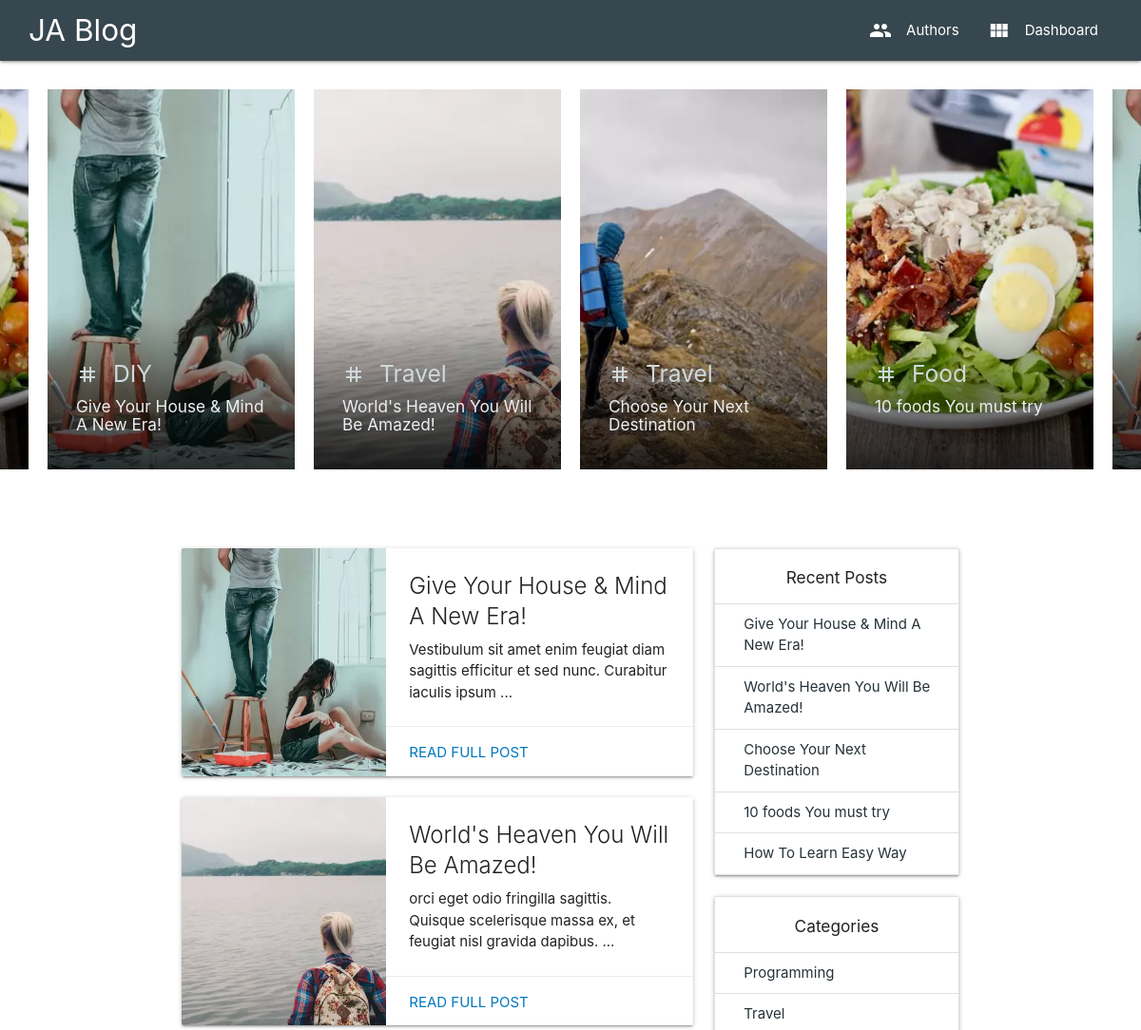
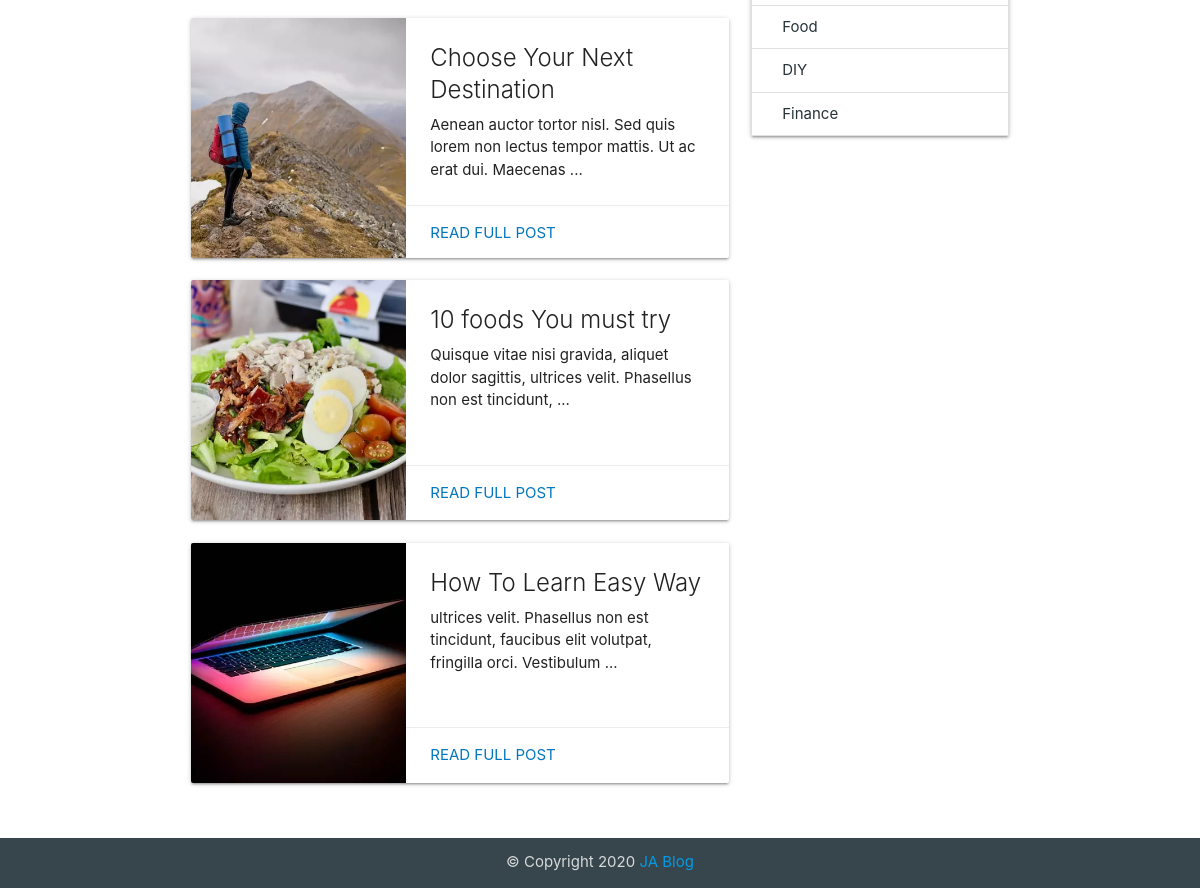
The page / on the database its author committed (2 pictures, top to bottom).
### tables this page shows
CREATE TABLE `posts` (
  `id` varchar(20) NOT NULL,
  `title` varchar(100) NOT NULL,
  `body` text NOT NULL,
  `excerpt` text NOT NULL,
  `thumbnail` varchar(150) NOT NULL,
  `featured` tinyint(4) NOT NULL DEFAULT 0,
  `published` tinyint(1) NOT NULL
);

CREATE TABLE `category` (
  `id` int(11) NOT NULL,
  `name` varchar(50) NOT NULL,
  `created_at` timestamp NOT NULL DEFAULT current_timestamp()
);

### lib/Database.php (called while the page is built, shortened)
<?php
class Database
{
	public $host   = DB_HOST;
	public $user   = DB_USER;
	public $pass   = DB_PASS;
	public $dbname = DB_NAME;
	public $link;
	private function connectDB()
	{
		$this->link = new mysqli($this->host, $this->user, $this->pass, $this->dbname);
	}
	public function select($query)
	{
		$result = $this->link->query($query) or die($this->link->error . __LINE__);
		if ($result->num_rows > 0) {
			return $result;
		} else {
			return false;
		}
	}
}

### helpers/Format.php (called while the page is built, shortened)
<?php
class Format
{
	public function textShorten($text, $limit = 400)
	{
		$text .= " ";
		$text = substr($text, 0, $limit);
		$text = substr($text, 0, strrpos($text, " "));
		$text .= " ...";
		return $text;
	}
	public function isEmpty($data)
	{
		$data = trim($data);
		if (isset($data) === true && $data === '') {
			return true;
		} else {
			return false;
		}
	}
}

### index.php (the view, shortened to what this page needs)
<?php
include('layout/header.php');
include('inc/carousel.php')
?>
<div class="container">
	<div class="row">
		<div class="col l8">
			<?php
			$per_page = 5;
			if (isset($_GET["page"])) {
				$page = $_GET["page"];
			} else {
				$page = 1;
			}
			$start_from = ($page - 1) * $per_page;
			$query = "SELECT posts.id, posts.title, posts.body, posts.excerpt, posts.thumbnail
								FROM posts
								INNER JOIN posts_meta ON posts.id = posts_meta.post_id
								WHERE posts.published = TRUE
								ORDER BY posts_meta.created_at DESC
								LIMIT $start_from, $per_page";
			$posts = $db->select($query);
			if ($posts) { ?>
				<div class="row">
					<?php
					while ($result = $posts->fetch_assoc()) {
					?>
						<div class="col s12">
							<div class="card horizontal hoverable">
								<div class="card-image">
									<img src="<?php echo SITE_URL . $result['thumbnail'] ?>">
								</div>
								<div class="card-stacked">
									<div class="card-content">
										<span class="card-title"><?php echo $result['title'] ?></span>
										<p>
											<?php
											if ($fm->isEmpty($result['excerpt'])) {
												echo $fm->textShorten($result['body'], 100);
											} else {
												echo $fm->textShorten($result['excerpt'], 100);
											}
											?>
										</p>
									</div>
									<div class="card-action">
										<a href="<?php echo SITE_URL . "post.php?id=" . $result['id'] ?>" class="light-blue-text text-darken-3">Read Full Post</a>
									</div>
								</div>
							</div>
						</div>
					<?php
					} ?>
				</div>
			<?php
			} else { ?>
				<h3 class="cyan-text text-darken-1 center">No Blog Found!</h3>
			<?php
			}
			?>
		</div>
		<aside class="col l4 aside">
			<?php include('inc/sidebar.php') ?>
		</aside>
	</div>
</div>
<?php
include('layout/footer.php');
?>

### layout/header.php (shortened to what this page needs)
<?php
include("lib/Database.php");
include("helpers/Format.php");
$db = new Database();
$fm = new Format();
?>
<!DOCTYPE html>
<html lang="en">
<head>
	<link rel="stylesheet" href="https://cdnjs.cloudflare.com/ajax/libs/materialize/1.0.0/css/materialize.min.css">
	<link rel="stylesheet" href="<?php echo SITE_URL . "assets/css/owl.carousel.min.css" ?>">
	<link rel="stylesheet" href="<?php echo SITE_URL . "assets/css/owl.theme.default.min.css" ?>">
	<link rel="stylesheet" href="<?php echo SITE_URL . "assets/css/main.css" ?>">
</head>
<body>
	<?php include('layout/navbar.php'); ?>

### layout/navbar.php (shortened to what this page needs)
<header class="navbar-fixed">
  <nav class="nav-wrapper blue-grey darken-3 ph-2">
    <a href="<?php echo SITE_URL ?>" class="brand-logo"><?php echo SITE_TITLE ?></a>
    <ul id="nav-mobile" class="right hide-on-med-and-down">
      <li>
        <a href="<?php echo SITE_URL . "about-us.php" ?>" class="valign-wrapper">
          <i class="material-icons left">people</i>Authors
        </a>
      </li>
      <li>
        <a href="<?php echo SITE_URL . "dashboard.php" ?>" class="valign-wrapper">
          <i class="material-icons left">view_module</i>Dashboard
        </a>
      </li>
    </ul>
  </nav>
</header>

### inc/carousel.php
<?php
$query = "SELECT posts.id, posts.title, posts.thumbnail, category.name AS category, category.id AS categoryId
FROM posts
INNER JOIN posts_meta ON posts.id = posts_meta.post_id
INNER JOIN category ON category.id = posts_meta.category_id
WHERE posts.published = TRUE AND posts.featured = TRUE
ORDER BY posts_meta.created_at DESC";
$posts = $db->select($query);
if ($posts) { ?>
	<div class="owl-carousel owl-theme">
		<?php
		while ($result = $posts->fetch_assoc()) {
		?>
			<div class="carousel__item item hoverable">
				<img src="<?php echo SITE_URL . "/" . $result['thumbnail'] ?>" class="carousel__thumbnail">
				<div class="carousel__content">
					<a href="posts.php?category=<?php echo $result['categoryId'] ?>">
						<h5 class="blue-grey-text text-lighten-4 valign-wrapper"><i class="material-icons left">tag</i><?php echo $result['category'] ?></h5>
					</a>
					<a href="<?php echo SITE_URL . "/post.php?id=" . $result['id'] ?>">
						<h6 class="blue-grey-text text-lighten-5"><?php echo $result['title'] ?></h6>
					</a>
				</div>
			</div>
		<?php
		} ?>
	</div>
<?php
}
?>

### inc/sidebar.php
<aside class="row">
	<div class="col s12">
		<div class="card">
			<ul class="collection with-header">
				<li class="collection-header">
					<h6 class="center">Recent Posts</h6>
				</li>
				<?php
				$query = "SELECT p.id, p.title
							FROM posts p
							INNER JOIN posts_meta pm ON p.id = pm.post_id
							WHERE p.published = TRUE
							ORDER BY pm.created_at
							DESC LIMIT 5";
				$recent_posts = $db->select($query);
				if ($recent_posts) {
					while ($result = $recent_posts->fetch_assoc()) {
				?>
						<li class="collection-item">
							<a href="post.php?id=<?php echo $result['id'] ?>" class="blue-grey-text text-darken-4">
								<?php echo $result['title']; ?>
							</a>
						</li>
					<?php }
				} else { ?>
					<li class="collection-item">
						No Posts Found
					</li>
				<?php } ?>
			</ul>
		</div>
	</div>
	<div class="col s12">
		<div class="card">
			<ul class="collection with-header">
				<li class="collection-header">
					<h6 class="center">Categories</h6>
				</li>
				<?php
				$query = "SELECT * FROM category";
				$category = $db->select($query);
				if ($category) {
					while ($result = $category->fetch_assoc()) {
				?>
						<li class="collection-item <?php
																				if (isset($_GET['category']) && $_GET['category'] == $result['id']) {
																					echo "active light-blue lighten-5";
																				}
																				?>">
							<a href="posts.php?category=<?php echo $result['id'] ?>" class="blue-grey-text text-darken-4">
								<?php echo $result['name']; ?>
							</a>
						</li>
					<?php }
				} else { ?>
					<li class="collection-item">
						No Category Found
					</li>
				<?php } ?>
			</ul>
		</div>
	</div>
</aside>

### layout/footer.php (shortened to what this page needs)
<footer class="page-footer blue-grey darken-3">
	<div class="footer-copyright">
		<div class="center container">
			&copy; Copyright <?php echo date("Y") ?>
			<a href="<?php echo SITE_URL ?>"><?php echo SITE_TITLE ?></a>
		</div>
	</div>
</footer>
</body>
</html>

### assets/css/main.css (style rules this page uses)
.carousel__item { position:relative;height:50vh;margin-top:2rem;margin-bottom:5rem }
.carousel__thumbnail { height:100%;-o-object-fit:cover;object-fit:cover }
.carousel__content { width:100%;height:20vh;background:-webkit-gradient(linear, left top, left bottom, from(rgba(0,0,0,0)), to(rgba(0,0,0,0.8)));background:linear-gradient(rgba(0,0,0,0), rgba(0,0,0,0.8));position:absolute;left:0;bottom:0;padding:2rem }
.page-footer { padding:0 }
.ph-2 { padding-left:2rem;padding-right:2rem }
@media only screen and (min-width: 993px) { .card.horizontal { height:16rem } }
.card.horizontal .card-image { width:40% }
.card.horizontal .card-image img { height:100%;-o-object-fit:cover;object-fit:cover }

### rows shown on the page
posts: thumbnail (picture), category.name "DIY", title "Give Your House & Mind A New Era!", excerpt "Vestibulum sit amet enim feugiat diam sagittis efficitur et sed nunc. Curabitur iaculis ipsum ..."
posts: thumbnail (picture), category.name "Travel", title "World's Heaven You Will Be Amazed!", excerpt "orci eget odio fringilla sagittis. Quisque scelerisque massa ex, et feugiat nisl gravida dapibus. ..."
posts: thumbnail (picture), category.name "Travel", title "Choose Your Next Destination", excerpt "Aenean auctor tortor nisl. Sed quis lorem non lectus tempor mattis. Ut ac erat dui. Maecenas ..."
posts: thumbnail (picture), category.name "Food", title "10 foods You must try", excerpt "Quisque vitae nisi gravida, aliquet dolor sagittis, ultrices velit. Phasellus non est tincidunt, ..."
posts: thumbnail (picture), title "How To Learn Easy Way", excerpt "ultrices velit. Phasellus non est tincidunt, faucibus elit volutpat, fringilla orci. Vestibulum ..."
category: name "Programming"
category: name "Travel"
category: name "Food"
category: name "DIY"
category: name "Finance"

### other values the page prints
SITE_TITLE "JA Blog"
